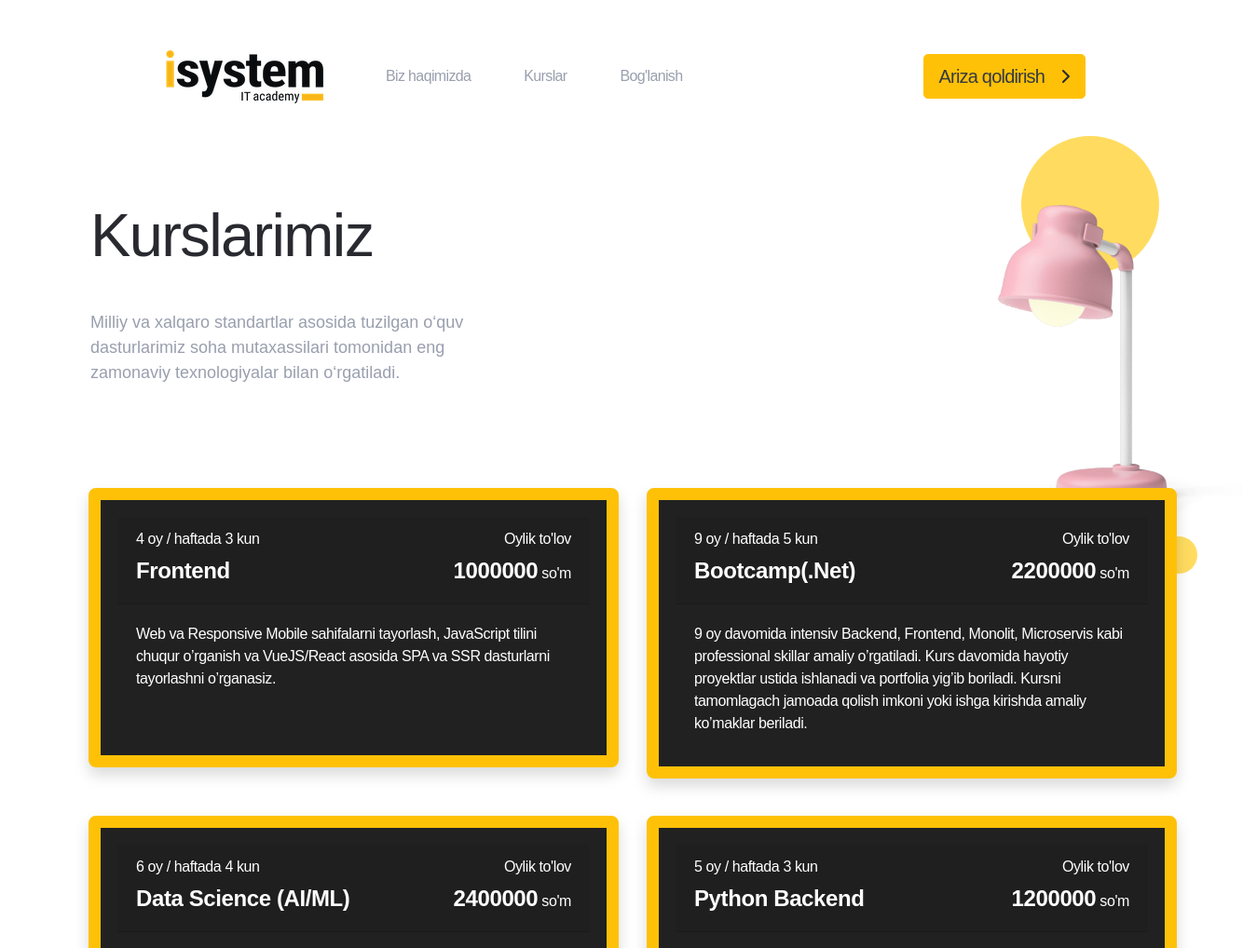
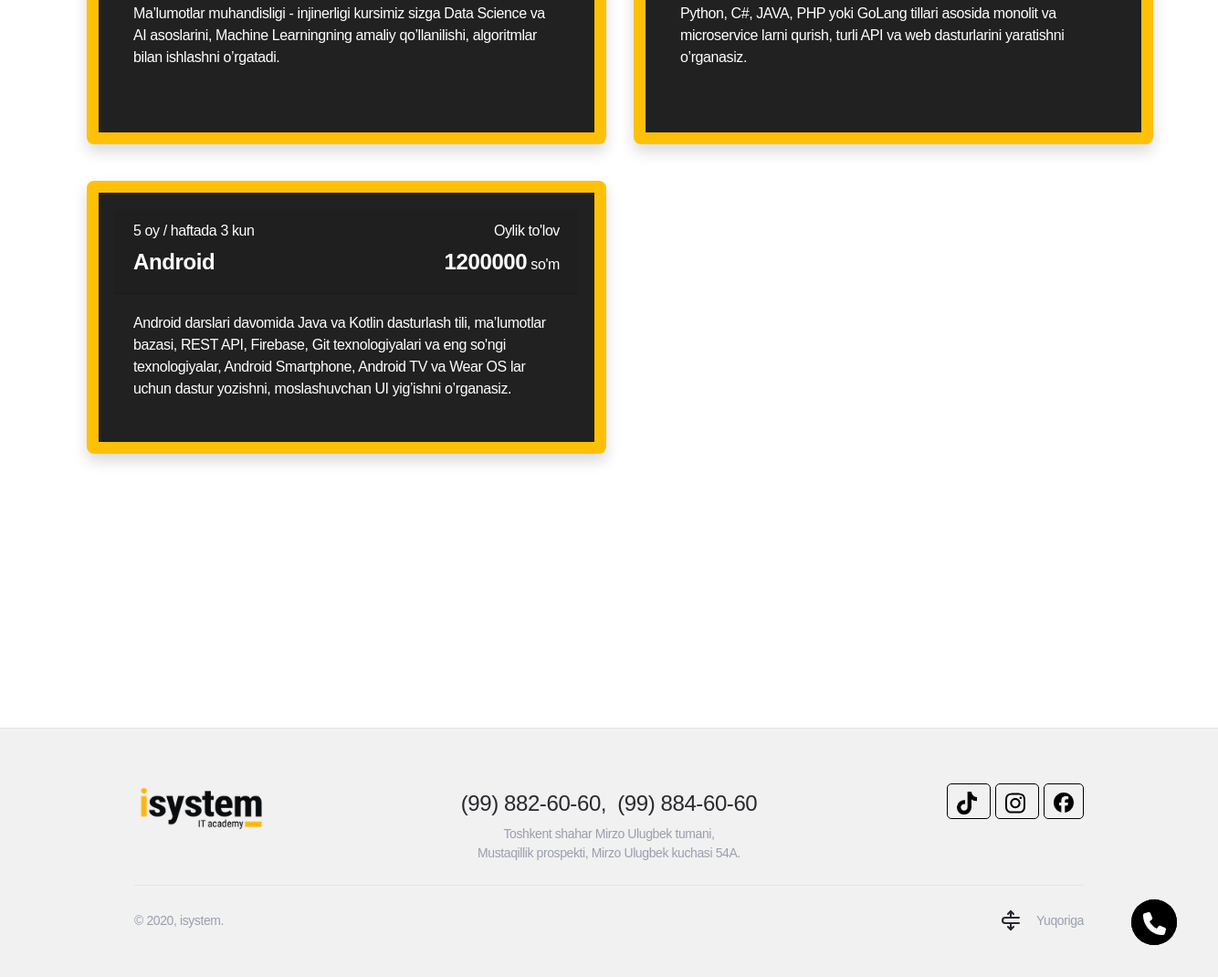
Page /courses/ on the committed database (2 pictures, top to bottom).
### courses/models.py (models this page shows, shortened)
class Course(models.Model):
    title = models.CharField(max_length=212)
    course_month = models.IntegerField(default=3)
    course_day = models.IntegerField(default=3)
    price = models.IntegerField(default=0)
    description = models.TextField()
    created_at = models.DateTimeField(auto_now_add=True)

### courses/views.py (the view)
# urls.py: path('', include('courses.urls')),
def courses(request):
    posts = Course.objects.filter().order_by('-id')
    ctx = {
        'posts': posts
    }
    return render(request, 'courses.html', ctx)

### templates/courses.html (shortened to what this page needs)
{% extends 'base2.html' %}
{% load static %}
{% block content %}
    <div class=" quality">
        <div class="quality__head">
            <div class="quality__center container p-0">
                <div class="quality__top" data-aos="animation-scale-y">
                    <h2 class="quality__title title">
                        Kurslarimiz
                    </h2>
                </div>
                <div class="quality__info info" data-aos="animation-scale-y" data-aos-delay="200">
                    Milliy va xalqaro standartlar asosida tuzilgan o‘quv dasturlarimiz soha mutaxassilari tomonidan eng
                    zamonaviy texnologiyalar bilan o‘rgatiladi.
                </div>
            </div>
            <div class="quality__preview">
                <img class="quality__pic js-parallax" data-scale="1.2" data-orientation="left"
                     src="../static/img/lamp.png" alt="">
            </div>
        </div>
        <div class="container center p-2 mb-5">
            <div class="row">
                {% for post in posts %}
                    <div class="col-sm-12 col-md-6">
                        <a class="card bg-transparent border-0 mb-3" href="/contact/">
                            <div class="plan__item w-100 shadow" data-aos="animation-translate-y">
                                <div class="card-header">
                                    <div class="row">
                                        <div class="col-xs-12 col-md-8 text-center text-lg-left">
                                            <div class="mb-2">{{ post.course_month }} oy / haftada {{ post.course_day }} kun</div>
                                            <div class="h4 font-weight-bold">{{ post.title }}</div>
                                        </div>
                                        <div class="col-xs-12 col-md-4 text-center text-lg-right ">
                                            <div class="mb-2">Oylik to'lov</div>
                                            <div class="">
                                                <span class="h4 font-weight-bolder">{{ post.price }}</span> so'm
                                            </div>
                                        </div>
                                    </div>
                                </div>
                                <div class="card-body" style="min-height: 148px;">
                                    {{post.description}}
                                </div>
                            </div>
                        </a>
                    </div>
                {% endfor %}
            </div>
        </div>
        <div class="quality__circles">
            <div class="quality__circle"></div>
            <div class="quality__circle"></div>
        </div>
    </div>
    <div class="my-5 py-5">
    </div>
{% endblock %}

### templates/base2.html (shortened to what this page needs)
{% load static %}
<!DOCTYPE html>
<html lang="en">
<head>
    <link rel="stylesheet" href="{% static 'css/isystem.css' %}">
</head>
<body>
<div id="app" class="page">
    <div class="main pb-0">
        <div class="container header js-header" id="header">
            <div class="header__center">
                <a class="header__logo" href="/">
                    <img class="header__pic" src="{% static 'images/isystem-logo.png' %}" alt=""></a>
                <div class="header__wrap js-header-wrap">
                    <nav class="header__nav">
                        <a class=" header__item "
                           href="/about/">Biz haqimizda
                        </a>
                        <a class="header__item "
                           href="/courses/">Kurslar
                        </a>
                        <a class="header__item "
                           href="/contact/">Bog'lanish
                        </a>
                    </nav>
                </div>
                <a class="quality__link btn btn-lg btn-outline-light text-dark border-warning ml-5 bg-warning"
                   href="/contact/">Ariza qoldirish
                    <svg class="icon icon-arrow-right">
                        <use xlink:href="img/sprite.svg#icon-arrow-right"></use>
                    </svg>
                </a>
            </div>
        </div>
    </div>
</div>
{% block content %}
{% endblock %}
<div class="footer js-footer">
    <div class="footer__center center">
        <div class="container px-0 pb-4">
            <div class="row">
                <div class="col-sm-12 col-md-3">
                    <a class="footer__logo" href="/">
                        <img class="footer__pic" src="{% static 'images/isystem-logo.png' %}" alt="">
                    </a>
                </div>
                <div class="col-sm-12 col-md-6 text-center">
                    <div class="text-center pt-2 pb-2">
                        <span class="h4 mr-2">(99) 882-60-60,</span>
                        <span class="h4 ">(99) 884-60-60</span>
                    </div>
                    <div class="footer__copyright text-center">
                        Toshkent shahar Mirzo Ulugbek tumani, <br/>
                        Mustaqillik prospekti, Mirzo Ulugbek kuchasi 54A.
                    </div>
                </div>
                <div class="col-sm-12 col-md-3 pt-2 text-right footer-icon">
                    <a href="https://www.linkedin.com/in/alimardon-boqijonov-a16235239/" target="_blank">
                        <svg xmlns="http://www.w3.org/2000/svg" width="22" viewBox="0 0 448 512"><path d="M448 209.9a210.1 210.1 0 0 1 -122.8-39.3V349.4A162.6 162.6 0 1 1 185 188.3V278.2a74.6 74.6 0 1 0 52.2 71.2V0l88 0a121.2 121.2 0 0 0 1.9 22.2h0A122.2 122.2 0 0 0 381 102.4a121.4 121.4 0 0 0 67 20.1z"/></svg>
                    </a>
                    <a href="https://www.instagram.com/alimardon_boqijonov/" target="_blank">
                    </a>
                    <a href="https://www.facebook.com/AlimardonBoqijonov" target="_blank">
                    </a>
                </div>
            </div>
        </div>
        <div class="footer__bottom">
            <div class="footer__copyright">© 2020, isystem.</div>
            <a class="footer__scroll js-link-scroll" href="#header">
                <div class="footer__icon"><img class="footer__pic" src="{% static 'img/scroll.svg' %}" alt=""></div>
                <div class="footer__text">Yuqoriga</div>
            </a>
        </div>
    </div>
</div>
<div class="pulse-contact">
    <a href="tel://998998826060">
    </a>
</div>
</body>
</html>

### templates/base2.html (style rules this page uses)
body { overflow-x: hidden; }
.page { position: relative; }
.pulse-contact { height: 50px; width: 50px; background: #000; position: fixed; margin: auto; right: 45px; bottom: 35px; border-radius: 50%; display: grid; place-items: center; font-size: 25px; color: #ffffff; }
.pulse-contact:before, .pulse-contact:after { content: ""; position: absolute; height: 100%; width: 100%; background-color: #000; border-radius: 50%; z-index: -1; opacity: 0.7; }
.pulse-contact:before { animation: pulse 2s ease-out infinite; }
.pulse-contact:after { animation: pulse 2s 1s ease-out infinite; }
.footer-icon a { padding: 10px; border: 1px solid black; margin-left: 5px; border-radius: 5px; }

### rows in the picture
Course: course_month "4", course_day "3", title "Frontend", price "1000000", description "Web va Responsive Mobile sahifalarni tayorlash, JavaScript tilini chuqur o’rganish va VueJS/React asosida SPA va SSR dasturlarni tayorlashni o’rganasiz."
Course: course_month "9", course_day "5", title "Bootcamp(.Net)", price "2200000", description "9 oy davomida intensiv Backend, Frontend, Monolit, Microservis kabi professional skillar amaliy o’rgatiladi. Kurs davomida hayotiy proyektlar ustida ishlanadi va portfolia yig’ib boriladi. Kursni tamomlagach jamoada qolish imkoni yoki ishga kirishda amaliy ko’maklar beriladi."
Course: course_month "6", course_day "4", title "Data Science (AI/ML)", price "2400000", description "Ma’lumotlar muhandisligi - injinerligi kursimiz sizga Data Science va AI asoslarini, Machine Learningning amaliy qo’llanilishi, algoritmlar bilan ishlashni o’rgatadi."
Course: course_month "5", course_day "3", title "Python Backend", price "1200000", description "Python, C#, JAVA, PHP yoki GoLang tillari asosida monolit va microservice larni qurish, turli API va web dasturlarini yaratishni o’rganasiz."
Course: course_month "5", course_day "3", title "Android", price "1200000", description "Android darslari davomida Java va Kotlin dasturlash tili, ma’lumotlar bazasi, REST API, Firebase, Git texnologiyalari va eng so'ngi texnologiyalar, Android Smartphone, Android TV va Wear OS lar uchun dastur yozishni, moslashuvchan UI yig’ishni o’rganasiz."
